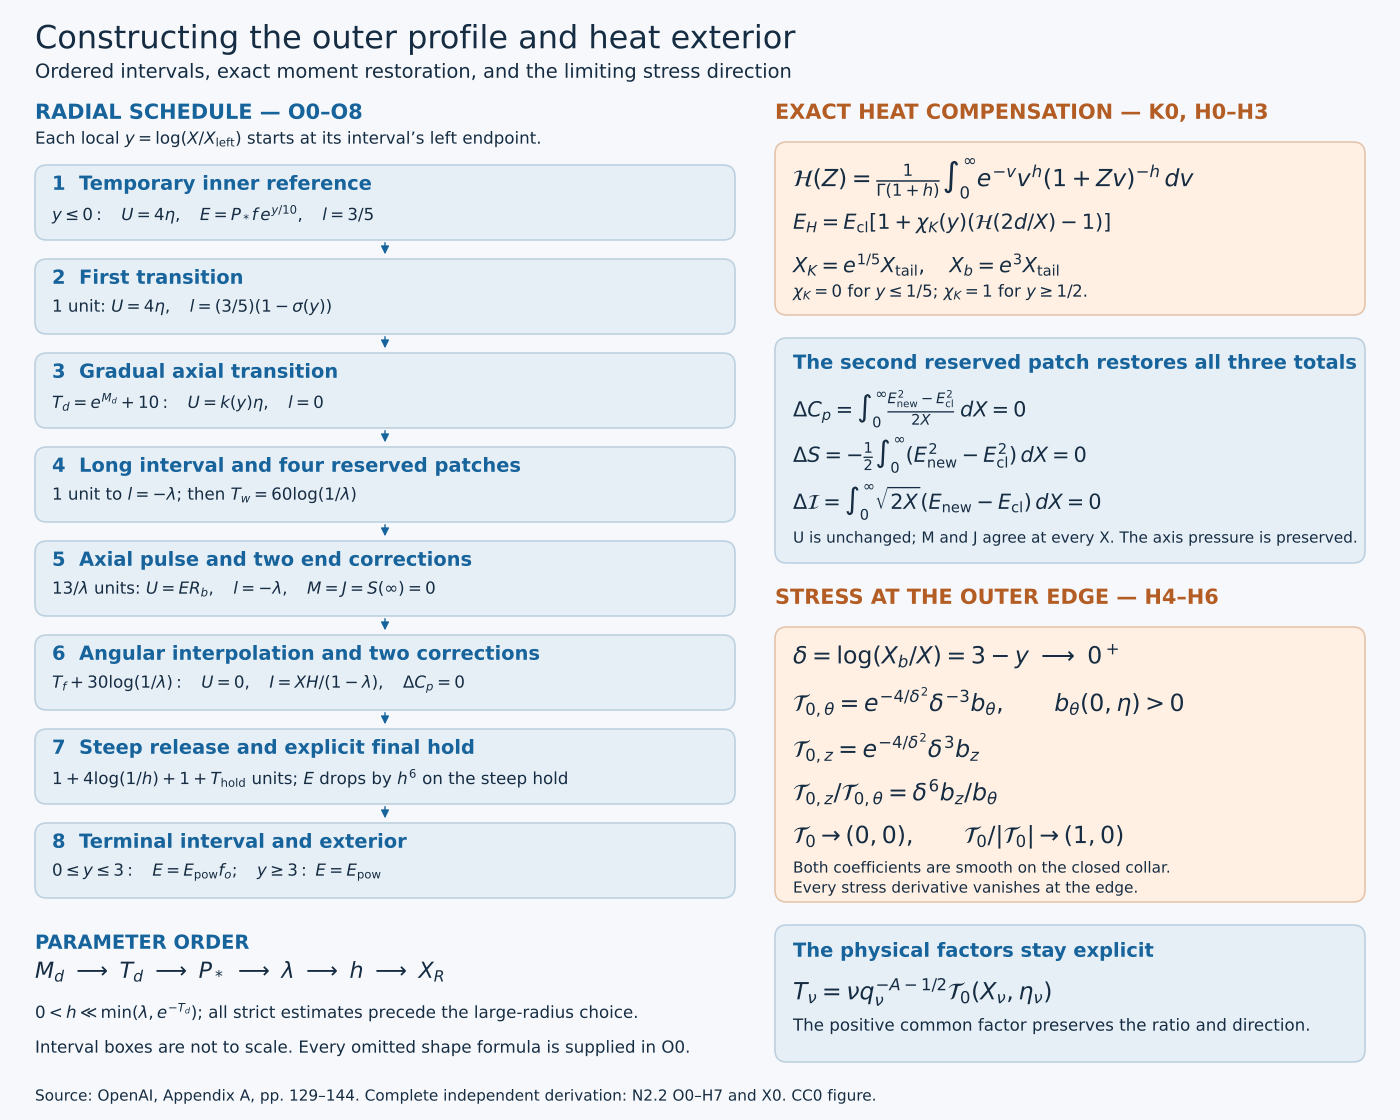

Here is the Python script that generated this plot:
"""Reproduce the exact construction diagram in N2.2."""
from pathlib import Path
import matplotlib
matplotlib.use('Agg')
import matplotlib.pyplot as plt
from matplotlib.patches import FancyBboxPatch,FancyArrowPatch
HERE=Path(__file__).resolve().parent
plt.rcParams.update({'font.family':'DejaVu Sans','svg.fonttype':'path','font.size':13})
fig=plt.figure(figsize=(14,11.2),dpi=100,facecolor='#f6f8fb')
ax=fig.add_axes([0,0,1,1]);ax.set_xlim(0,1400);ax.set_ylim(1120,0);ax.axis('off')
ink='#152c42';blue='#17639b';orange='#b35c23'
def text(x,y,s,size=14,color=ink,**kw):ax.text(x,y,s,fontsize=size,color=color,va='top',**kw)
def box(x,y,w,h,fill='#e7eff6',edge='#bdd0df'):
    ax.add_patch(FancyBboxPatch((x,y),w,h,boxstyle='round,pad=0,rounding_size=12',
        facecolor=fill,edgecolor=edge,linewidth=1.2))
text(35,24,'Constructing the outer profile and heat exterior',23)
text(35,63,'Ordered intervals, exact moment restoration, and the limiting stress direction',14)
text(35,103,'RADIAL SCHEDULE — O0–O8',15,blue,weight='bold')
text(35,131,r'Each local $y=\log(X/X_{\rm left})$ starts at its interval’s left endpoint.',12)
stages=[
 ('1  Temporary inner reference',r'$y\leq0:\quad U=4\eta,\quad E=P_*f\,e^{y/10},\quad l=3/5$'),
 ('2  First transition',r'$1$ unit: $U=4\eta,\quad l=(3/5)(1-\sigma(y))$'),
 ('3  Gradual axial transition',r'$T_d=e^{M_d}+10:\quad U=k(y)\eta,\quad l=0$'),
 ('4  Long interval and four reserved patches',r'$1$ unit to $l=-\lambda$; then $T_w=60\log(1/\lambda)$'),
 ('5  Axial pulse and two end corrections',r'$13/\lambda$ units: $U=ER_b,\quad l=-\lambda,\quad M=J=S(\infty)=0$'),
 ('6  Angular interpolation and two corrections',r'$T_f+30\log(1/\lambda):\quad U=0,\quad I=XH/(1-\lambda),\quad\Delta C_p=0$'),
 ('7  Steep release and explicit final hold',r'$1+4\log(1/h)+1+T_{\rm hold}$ units; $E$ drops by $h^6$ on the steep hold'),
 ('8  Terminal interval and exterior',r'$0\leq y\leq3:\quad E=E_{\rm pow}f_o;\quad y\geq3:\ E=E_{\rm pow}$')]
for i,(title,formula) in enumerate(stages):
    y=165+i*94;box(35,y,700,75)
    text(52,y+10,title,14,blue,weight='bold');text(52,y+40,formula,12)
    if i<7:ax.add_patch(FancyArrowPatch((385,y+75),(385,y+92),arrowstyle='-|>',mutation_scale=12,color=blue))
text(35,934,'PARAMETER ORDER',14,blue,weight='bold')
text(35,961,r'$M_d\ \longrightarrow\ T_d\ \longrightarrow\ P_*\ \longrightarrow\ \lambda\ \longrightarrow\ h\ \longrightarrow\ X_R$',16)
text(35,1003,r'$0<h\ll\min(\lambda,e^{-T_d})$; all strict estimates precede the large-radius choice.',12)
text(35,1040,'Interval boxes are not to scale. Every omitted shape formula is supplied in O0.',12)
text(775,103,'EXACT HEAT COMPENSATION — K0, H0–H3',15,orange,weight='bold')
box(775,142,590,173,'#fff0e3','#e3c4ac')
text(793,158,r'$\mathcal{H}(Z)=\frac{1}{\Gamma(1+h)}\int_0^\infty e^{-v}v^h(1+Zv)^{-h}\,dv$',17)
text(793,213,r'$E_H=E_{\rm cl}[1+\chi_K(y)(\mathcal{H}(2d/X)-1)]$',15)
text(793,254,r'$X_K=e^{1/5}X_{\rm tail},\quad X_b=e^3X_{\rm tail}$',15)
text(793,284,r'$\chi_K=0$ for $y\leq1/5$; $\chi_K=1$ for $y\geq1/2$.',12)
box(775,338,590,225)
text(793,354,'The second reserved patch restores all three totals',14,blue,weight='bold')
text(793,390,r'$\Delta C_p=\int_0^\infty\frac{E_{\rm new}^2-E_{\rm cl}^2}{2X}\,dX=0$',15)
text(793,437,r'$\Delta S=-\frac{1}{2}\int_0^\infty(E_{\rm new}^2-E_{\rm cl}^2)\,dX=0$',15)
text(793,484,r'$\Delta\mathcal{I}=\int_0^\infty\sqrt{2X}(E_{\rm new}-E_{\rm cl})\,dX=0$',15)
text(793,531,'U is unchanged; M and J agree at every X. The axis pressure is preserved.',11)
text(775,588,'STRESS AT THE OUTER EDGE — H4–H6',15,orange,weight='bold')
box(775,627,590,275,'#fff0e3','#e3c4ac')
text(793,644,r'$\delta=\log(X_b/X)=3-y\ \longrightarrow\ 0^+$',17)
text(793,687,r'$\mathcal{T}_{0,\theta}=e^{-4/\delta^2}\delta^{-3}b_\theta,\qquad b_\theta(0,\eta)>0$',17)
text(793,733,r'$\mathcal{T}_{0,z}=e^{-4/\delta^2}\delta^3b_z$',17)
text(793,779,r'$\mathcal{T}_{0,z}/\mathcal{T}_{0,\theta}=\delta^6 b_z/b_\theta$',17)
text(793,825,r'$\mathcal{T}_0\to(0,0),\qquad\mathcal{T}_0/|\mathcal{T}_0|\to(1,0)$',17)
text(793,861,'Both coefficients are smooth on the closed collar.',11)
text(793,881,'Every stress derivative vanishes at the edge.',11)
box(775,925,590,137)
text(793,942,'The physical factors stay explicit',14,blue,weight='bold')
text(793,978,r'$T_\nu=\nu q_\nu^{-A-1/2}\mathcal{T}_0(X_\nu,\eta_\nu)$',17)
text(793,1018,'The positive common factor preserves the ratio and direction.',12)
text(35,1089,'Source: OpenAI, Appendix A, pp. 129–144. Complete independent derivation: N2.2 O0–H7 and X0. CC0 figure.',11)
fig.savefig(HERE/'outer-profile-and-heat.svg',metadata={'Title':'Outer profile, heat moments and endpoint stress','Creator':'GPT-6 Astra (OpenAI)'})
fig.savefig(HERE/'outer-profile-and-heat.png',dpi=100)
plt.close(fig)
p=HERE/'outer-profile-and-heat.svg'
t=p.read_text(encoding='utf8')
assert 'width="1008pt" height="806.4pt"' in t
p.write_text(t.replace('width="1008pt" height="806.4pt"','width="1400" height="1120"'),encoding='utf8')
